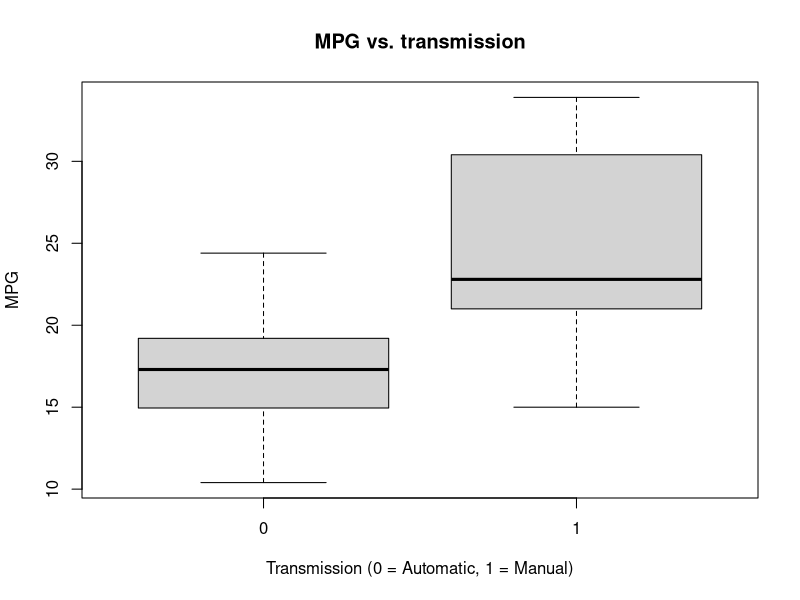
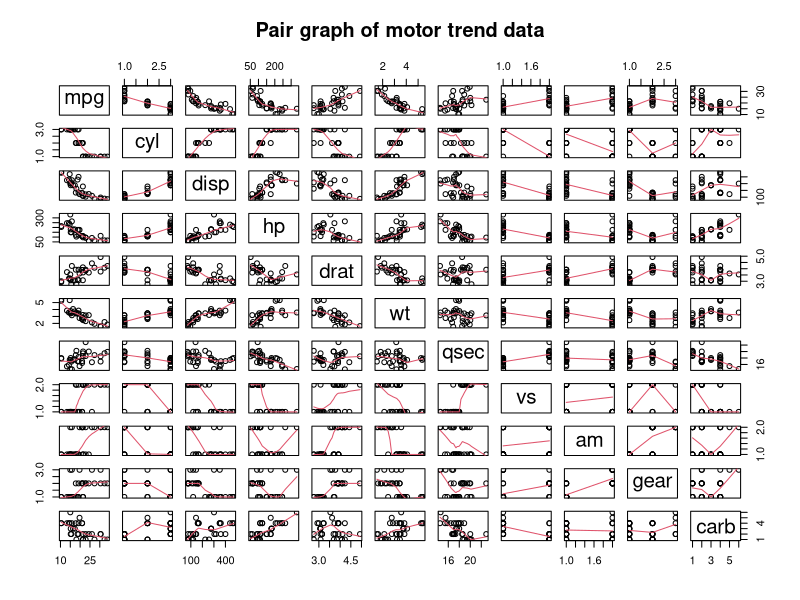
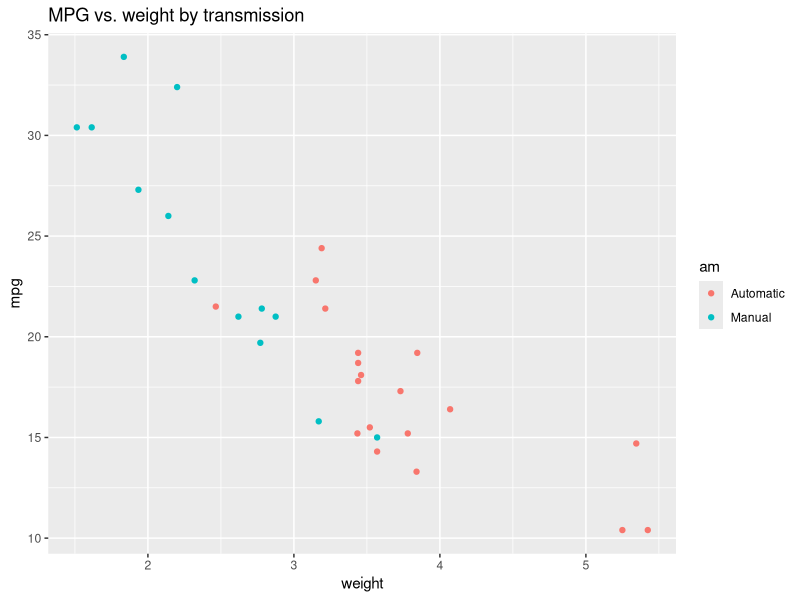
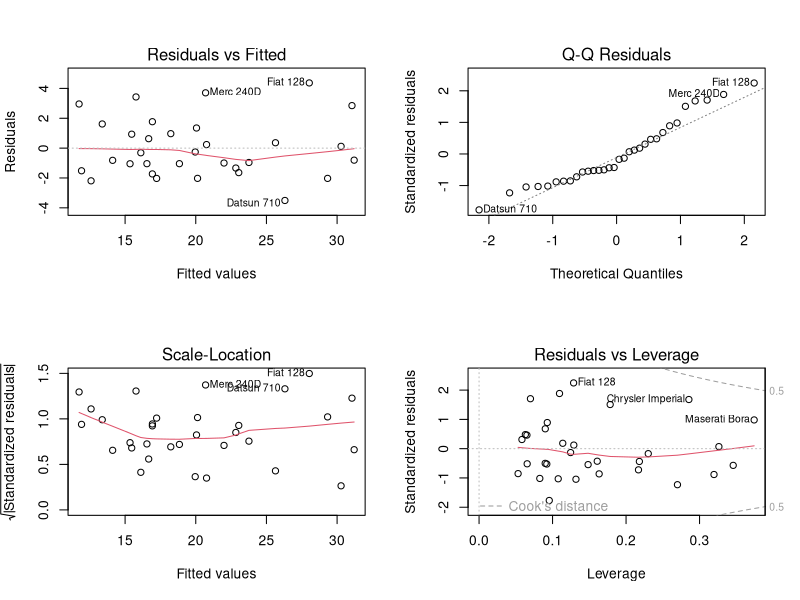

R code for these plots, in order:
## ---- chunk 1
library(ggplot2)
data(mtcars)
head(mtcars) # results hidden due to space constraint
dim(mtcars) # results hidden due to space constraint
mtcars$cyl <- as.factor(mtcars$cyl)
mtcars$vs <- as.factor(mtcars$vs)
mtcars$am <- factor(mtcars$am)
mtcars$gear <- factor(mtcars$gear)
mtcars$carb <- factor(mtcars$carb)
attach(mtcars)
## ---- chunk 2
sampleTest <- t.test(mpg ~ am)
sampleTest$p.value  # results hidden due to space constraint
sampleTest$estimate # results hidden due to space constraint
## ---- chunk 3
fullModel <- lm(mpg ~ ., data=mtcars)
summary(fullModel) # results are hidden due to space constraint
## ---- chunk 4
stepModel <- step(fullModel, k=log(nrow(mtcars)))
summary(stepModel) # results are hidden due to space constraint
## ---- chunk 5
interactionModel<-lm(mpg ~ wt + qsec + am + wt:am, data=mtcars)
summary(interactionModel) # results are hidden due to space constraint
## ---- chunk 6
amModel<-lm(mpg ~ am, data=mtcars)
summary(amModel) # results are hidden due to space constraint
## ---- chunk 7
anova(amModel, stepModel, fullModel, interactionModel) 
confint(interactionModel) # results are hidden due to space constraint
## ---- chunk 8
summary(interactionModel)$coef # results are hidden due to space constraint
## ---- chunk 9
sum((abs(dfbetas(interactionModel)))>1)
## ---- chunk 10
boxplot(mpg ~ am, xlab="Transmission (0 = Automatic, 1 = Manual)", ylab="MPG",
        main="MPG vs. transmission")
## ---- chunk 11
pairs(mtcars, panel=panel.smooth, main="Pair graph of motor trend data")
## ---- chunk 12
ggplot(mtcars, aes(x=wt, y=mpg, group=am, color=am, height=3, width=3)) + geom_point() +  
scale_colour_discrete(labels=c("Automatic", "Manual")) + 
xlab("weight") + ggtitle("MPG vs. weight by transmission")
## ---- chunk 13
par(mfrow = c(2, 2))
plot(interactionModel)
